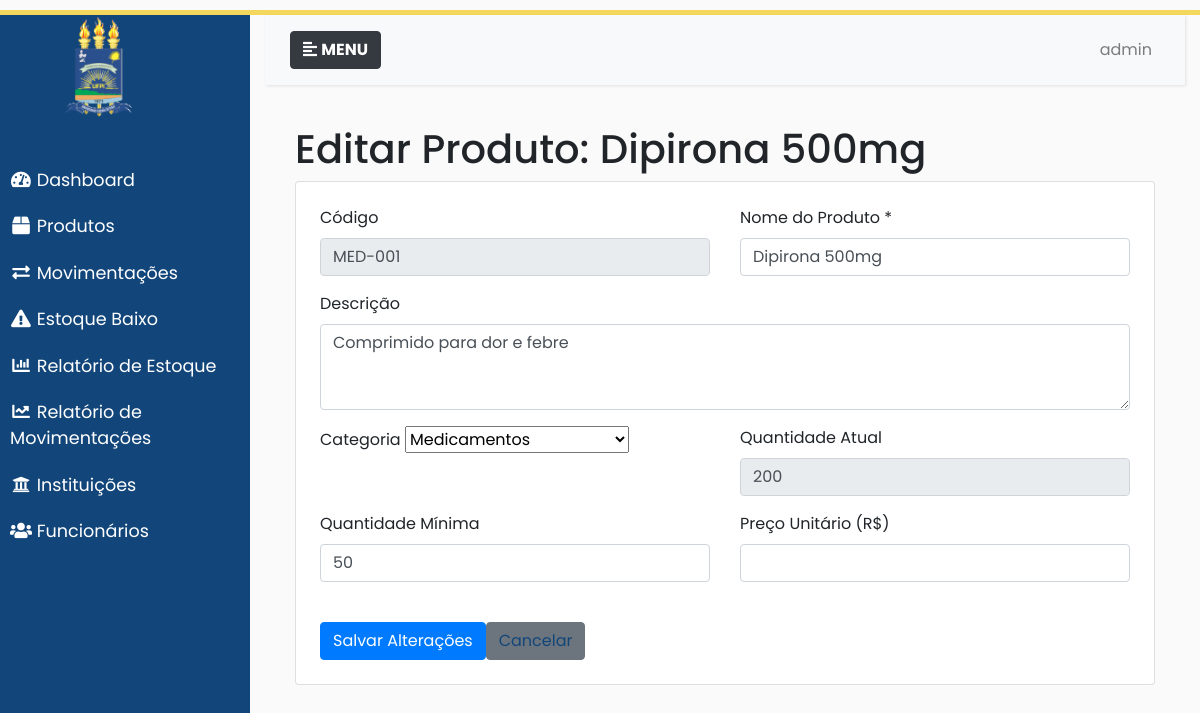
Page /produtos/editar/1/ (signed in) on the committed database.
### almoxarifado/models.py (models this page shows, shortened)
class Produto(models.Model):
    codigo = models.CharField(max_length=50, unique=True)
    nome = models.CharField(max_length=200)
    descricao = models.TextField(blank=True)
    categoria = models.ForeignKey(Categoria, on_delete=models.SET_NULL, null=True)
    instituicao = models.ForeignKey(Instituicao, on_delete=models.CASCADE)
    quantidade_minima = models.PositiveIntegerField(default=0)
    quantidade_atual = models.PositiveIntegerField(default=0)
    preco_unitario = models.DecimalField(max_digits=10, decimal_places=2, default=0)
    ativo = models.BooleanField(default=True)
    data_criacao = models.DateTimeField(auto_now_add=True)
    data_atualizacao = models.DateTimeField(auto_now=True)
    class Meta:
        unique_together = ['codigo', 'instituicao']
        ordering = ['nome']

class Categoria(models.Model):
    nome = models.CharField(max_length=100, unique=True)
    descricao = models.TextField(blank=True)
    ativo = models.BooleanField(default=True)
    data_criacao = models.DateTimeField(auto_now_add=True)
    class Meta:
        verbose_name_plural = "Categorias"
        ordering = ['nome']

### almoxarifado/views/produtos_views.py (the view, shortened to what this page needs)
# urls.py: path('produtos/editar/<int:id>/', produtos_views.editar_produto, name='editar_produto'),
@login_required(login_url='login_instituicoes')
def editar_produto(request, id):
    produto = get_object_or_404(Produto, pk=id)
    erros = {}
    categorias = Categoria.objects.filter(ativo=True)
    return render(
        request,
        'produto/editar.html',
        {
            'produto': produto,
            'categorias': categorias,
            'erros': erros
        }
    )

### almoxarifado/templates/produto/editar.html (shortened to what this page needs)
{% extends "base.html" %}
{% block content %}
<div class="container mt-4">
    <h1>Editar Produto: {{ produto.nome }}</h1>
    <form method="post" class="card p-4">
        <div class="row">
            <div class="col-md-6 mb-3">
                <label class="form-label">Código</label>
                <input type="text" class="form-control" value="{{ produto.codigo }}" disabled>
            </div>
            <div class="col-md-6 mb-3">
                <label for="nome" class="form-label">Nome do Produto *</label>
                <input type="text" class="form-control" id="nome" name="nome" value="{{ produto.nome }}" required>
            </div>
        </div>
        <div class="mb-3">
            <label for="descricao" class="form-label">Descrição</label>
            <textarea class="form-control" id="descricao" name="descricao" rows="3">{{ produto.descricao }}</textarea>
        </div>
        <div class="row">
            <div class="col-md-6 mb-3">
                <label for="categoria" class="form-label">Categoria</label>
                <select class="form-select" id="categoria" name="categoria">
                    {% for cat in categorias %}
                    <option value="{{ cat.id }}" {% if produto.categoria.id == cat.id %}selected{% endif %}>{{ cat.nome }}</option>
                    {% endfor %}
                </select>
            </div>
            <div class="col-md-6 mb-3">
                <label class="form-label">Quantidade Atual</label>
                <input type="text" class="form-control" value="{{ produto.quantidade_atual }}" disabled>
            </div>
        </div>
        <div class="row">
            <div class="col-md-6 mb-3">
                <label for="quantidade_minima" class="form-label">Quantidade Mínima</label>
                <input type="number" class="form-control" id="quantidade_minima" name="quantidade_minima" value="{{ produto.quantidade_minima }}" min="0">
            </div>
            <div class="col-md-6 mb-3">
                <label for="preco_unitario" class="form-label">Preço Unitário (R$)</label>
                <input type="number" class="form-control" id="preco_unitario" name="preco_unitario" value="{{ produto.preco_unitario }}" min="0" step="0.01">
            </div>
        </div>
        <div class="d-flex gap-2 mt-4">
            <button type="submit" class="btn btn-primary">Salvar Alterações</button>
            <a href="{% url 'lista_produtos' %}" class="btn btn-secondary">Cancelar</a>
        </div>
    </form>
</div>
{% endblock %}

### almoxarifado/templates/base.html (shortened to what this page needs)
{% load static %}
<!DOCTYPE html>
<html lang="PT-BR">
<head>
    <link rel="stylesheet" href="https://maxcdn.bootstrapcdn.com/bootstrap/4.0.0/css/bootstrap.min.css">
    <link rel="stylesheet" href="https://use.fontawesome.com/releases/v5.7.0/css/all.css">
    <link rel="stylesheet" href="{% static 'css/style.css' %}">
</head>
<body>
    <div class="wrapper">
        <nav id="sidebar">
            <a href="#">
                <div style="position: relative;">
                    <img src="{% static 'img/logoprincipal.png' %}" class="img-responsive center-block inner-image" />
                </div>
            </a>
            <ul class="list-unstyled components menulink">
                <li><a href="{% url 'dashboard' %}" class="menulink"><i class="fa fa-tachometer-alt fa-fw"></i> Dashboard</a></li>
                <li><a href="{% url 'lista_produtos' %}" class="menulink"><i class="fa fa-box fa-fw"></i> Produtos</a></li>
                <li><a href="{% url 'lista_movimentacoes' %}" class="menulink"><i class="fa fa-exchange-alt fa-fw"></i> Movimentações</a></li>
                <li><a href="{% url 'estoque_baixo' %}" class="menulink"><i class="fa fa-exclamation-triangle fa-fw"></i> Estoque Baixo</a></li>
                <li><a href="{% url 'relatorio_estoque' %}" class="menulink"><i class="fa fa-chart-bar fa-fw"></i> Relatório de Estoque</a></li>
                <li><a href="{% url 'relatorio_movimentacoes' %}" class="menulink"><i class="fa fa-chart-line fa-fw"></i> Relatório de Movimentações</a></li>
                <li><a href="{% url 'lista_instituicoes' %}" class="menulink"><i class="fa fa-university fa-fw"></i> Instituições</a></li>
                <li><a href="{% url 'lista_funcionarios' %}" class="menulink"><i class="fa fa-users fa-fw"></i> Funcionários</a></li>
            </ul>
        </nav>
        <div class="content container-fluid">
            <nav class="navbar navbar-expand-lg navbar-light bg-light">
                <div class="container-fluid">
                    <button type="button" id="sidebarCollapse" class="btn btn-dark">
                        <i class="fas fa-align-left"></i>
                        <span><b>MENU</b></span>
                    </button>
                    <div class="collapse navbar-collapse" id="navbarSupportedContent">
                        <ul class="nav navbar-nav ml-auto">
                            <li class="nav-item">
                                <a class="nav-link" href="#">{{ request.user.get_full_name|default:request.user.username }}</a>
                            </li>
                        </ul>
                    </div>
                </div>
            </nav>
            <div class="container-fluid mt-4">
                {% block content %}{% endblock %}
            </div>
        </div>
    </div>
</body>
</html>

### static/css/style.css (style rules this page uses)
:root { --colorbasic: #12467a; --colorbasic2: #171e34; --colortext: #FFF; --colortext-menu: #FFF; }
body { font-family: 'Poppins', sans-serif; background: #fafafa; height: 100%; }
#sidebar { min-width: 250px; max-width: 250px; min-height: 100vb; background: var(--colorbasic); color: var(--colortext); transition: all 0.3s; }
#sidebar ul.components { padding: 20px 0; background-color: var(--colorbasic); border-color: var(--colorbasic2) !important; }
#sidebar ul li a { padding: 10px; font-size: 1.1em; display: block; }
a, a:hover, a:focus { color: inherit; text-decoration: none; transition: all 0.3s; }
a:link, a:visited { text-decoration: none; color: var(--colorbasic); }
a.menulink:link, a.menulink:visited { text-decoration: none; color: var(--colortext-menu); }
.navbar { padding: 15px 10px; background: #fff; border: none; border-radius: 0; margin-bottom: 40px; box-shadow: 1px 1px 3px rgba(0, 0, 0, 0.1); }
.wrapper { position:absolute; margin-top: 10px; border-top: 5px solid; border-bottom: 5px solid; border-color: #f4d85d; display: flex; width: 100%; align-items: stretch; }
input[type=number] { -moz-appearance: textfield; }
.container-fluid { min-width: 300px; }

### rows in the picture
Produto: nome "Dipirona 500mg", codigo "MED-001", descricao "Comprimido para dor e febre", categoria "Medicamentos", quantidade_atual "200", quantidade_minima "50"

### other values in the picture
{{ request.user.get_full_name|default:request.user.username }} "admin"
